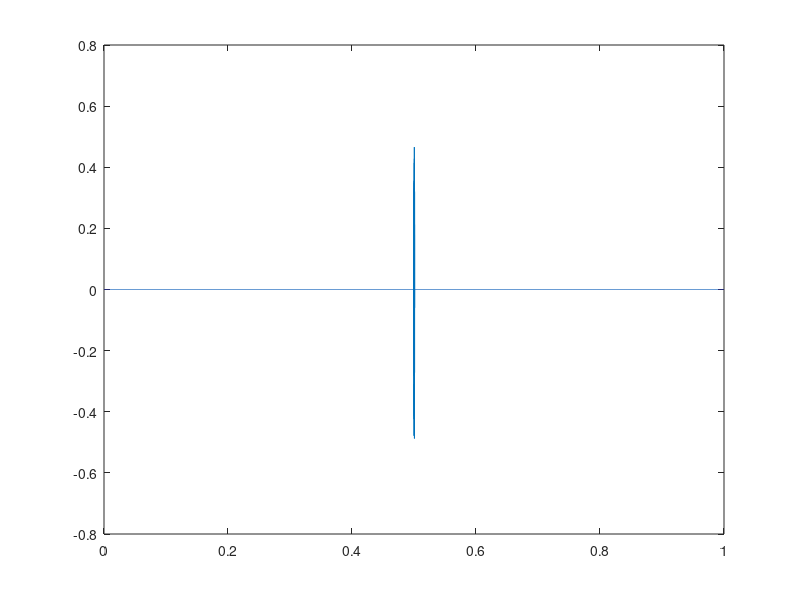

Reproduce this figure in MATLAB.
% Generate a short random noise signal to act as an impulse and save it to
% an audio file. Use random noise because it's louder (the driver is
% pretty weak)


clear
close all

sr = 48000; % Sample Rate
len = 1; % Length of audio file in seconds

% Start and end (in seconds) of the impulse signal. Leave some space at the
% beginning of the audio file so that the recorder can start recording in
% time.
sigStart = 0.5;
sigEnd = 0.501;

% Compute array of sample values
dt = 1/sr;
n = 0:dt:len;

% Init the output array
output = zeros(sr*len+1,1);

% Compute start and end of signal in samples
sampStart = sigStart*48000;
sampEnd = sigEnd*48000;

% The signal is random noise in the specified period, and silence elsewhere
output(sampStart:sampEnd) = rand(sampEnd-sampStart+1,1)-0.5;

figure
plot(n, output);

% Save the audio for use in the rangefinder script
audiowrite('output.wav', output, 48000);